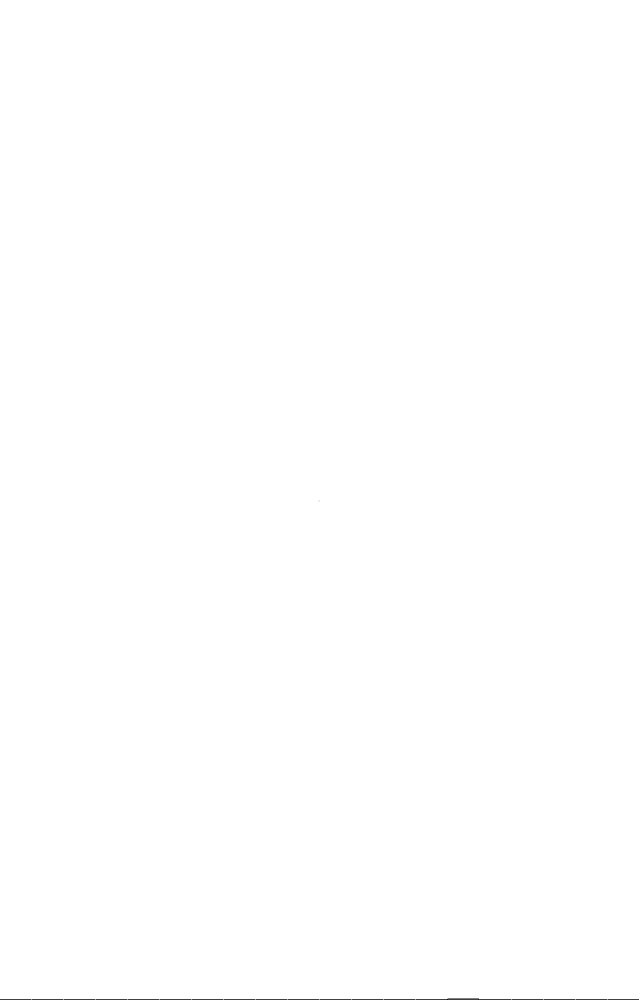
Frame 1 (no input)
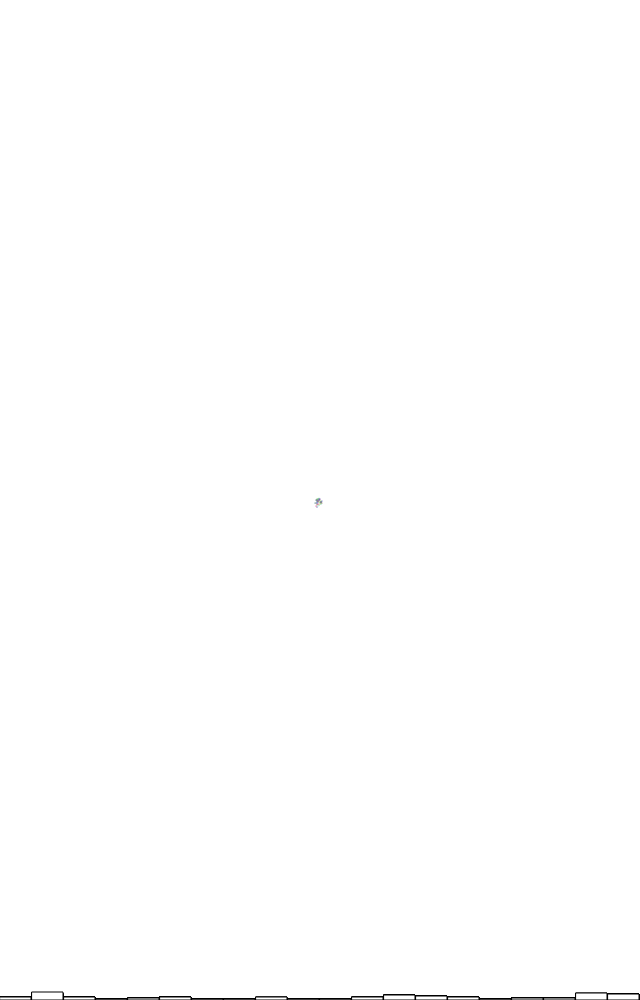
Frame 60 (no input)
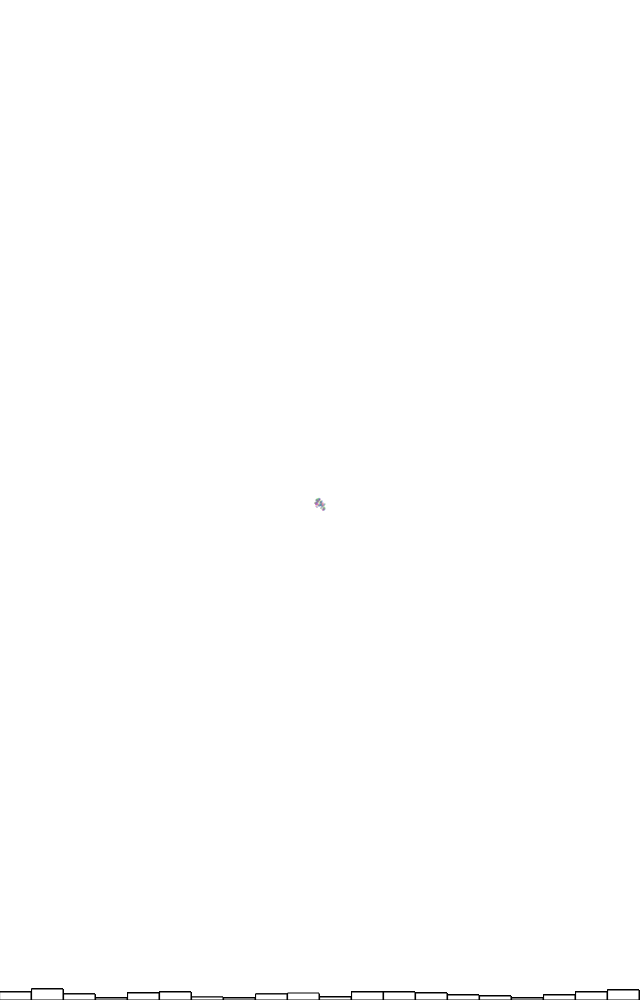
Frame 120 (the mouse pressed at the canvas centre since frame 60)

The p5.js sketch that drew these frames (run headless with seeded random() and noise() and a simulated clock; from frame 60 on, the mouse is pressed at the canvas centre):

// p5.js sketch
// ── sketch.js
// The Nature of Code
// Daniel Shiffman
// http://natureofcode.com

let walker;
let randomCounts = [];
let total = 20;

function setup() {
  createCanvas(640, 1000);
  walker = new Walker();
  background(255);
  for (let i = 0; i < total; i++) {
    randomCounts[i] = 0;
  }
}

let t = 0;


function draw() {
  let index = floor(random(randomCounts.length));
  randomCounts[index]++;
  walker.step();
  walker.show();
  let w = width / randomCounts.length;

  for (let x = 0; x < randomCounts.length; x++) {
    // console.log(randomCounts[x]);
    stroke(0);

    rect(x * w, height - randomCounts[x], w - 1, randomCounts[x]);
  }
  t += 0.01;
}

class Walker {
  constructor() {
    this.x = width / 2;
    this.y = height / 2;
  }

  show() {
    stroke(random(255), random(255), random(255));
    // circle(random(20, 40), 180, 16);

    point(this.x, this.y);
  }

  step() {
    //{!2} Yields –1, 0, or 1
    let xstep = floor(random(3)) - 1;
    let ystep = floor(random(3)) - 1;
    this.x += xstep;
    this.y += ystep;
  }
}
